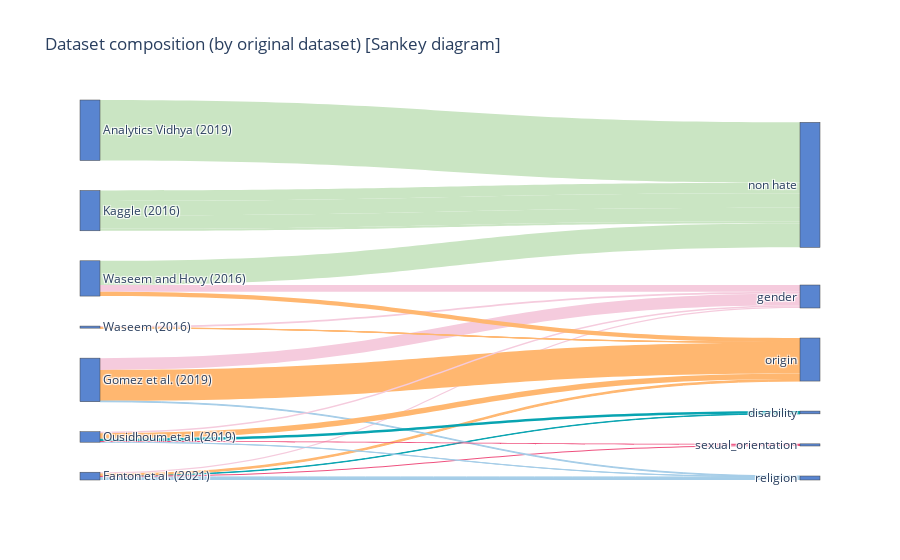

Notebook code cell kept with this figure:
### Code cell
df_unified_grouped = df_unified.groupby(['dataset_name', 'target', 'original_target']).count()
df_unified_grouped_table = df_unified_grouped.add_suffix('_Count').reset_index()

d_colors = {
    'deleted': '#EBEBEB', 
    'disability': '#08A4B1', 
    'gender': '#F5CBDD', 
    'non hate': '#CAE5C3', 
    'origin': '#FFB770', 
    'other': '#C3C7C9', 
    'religion': '#A5CDE8', 
    'sexual_orientation': '#EF517F'
}

d_name = dict([(y,x) for x,y in enumerate(sorted(set(df_unified_grouped_table['dataset_name'])))])
df_unified_grouped_table['dn'] = [d_name[key] for key in df_unified_grouped_table['dataset_name']]
d_target = dict([(y,x + max(df_unified_grouped_table['dn']) + 1) 
                 for x,y in enumerate(sorted(set(df_unified_grouped_table['target'])))])
df_unified_grouped_table['t'] = [d_target[key] for key in df_unified_grouped_table['target']]
df_unified_grouped_table['colors'] = [d_colors[key] for key in df_unified_grouped_table['target']]

fig = go.Figure(data=[go.Sankey(
    node = dict(
      pad = 30,
      thickness = 20,
      label =  [*d_name.keys(), *d_target.keys()],
      color = "#5985D0"
    ),
    link = dict(
      source =  df_unified_grouped_table.dn,
      target =  df_unified_grouped_table.t,
      value =  df_unified_grouped_table['text_Count'],
      color =  df_unified_grouped_table['colors']
        
))])

fig.update_layout(title_text="Dataset composition (by original dataset) [Sankey diagram]")
fig.show()

### Figure 1 — Plotly figure (JSON) as saved in the notebook; plotly's stock layout.template omitted (floating-point values rounded to 4 significant figures)
{"data": [{"link": {"color": ["#CAE5C3", "#08A4B1", "#F5CBDD", "#FFB770", "#FFB770", "#A5CDE8", "#A5CDE8", "#EF517F", "#F5CBDD", "#FFB770", "#A5CDE8", "#CAE5C3", "#CAE5C3", "#CAE5C3", "#CAE5C3", "#08A4B1", "#F5CBDD", "#FFB770", "#A5CDE8", "#EF517F", "#F5CBDD", "#FFB770", "#FFB770", "#F5CBDD", "#CAE5C3", "#FFB770"], "source": [0, 1, 1, 1, 1, 1, 1, 1, 2, 2, 2, 3, 3, 3, 3, 4, 4, 4, 4, 4, 5, 5, 5, 6, 6, 6], "target": [9, 7, 8, 10, 10, 11, 11, 12, 8, 10, 11, 9, 9, 9, 9, 7, 8, 10, 11, 12, 8, 10, 10, 8, 9, 10], "value": [27491, 175, 560, 637, 301, 418, 983, 465, 5347, 14118, 348, 4730, 6567, 6127, 881, 1089, 638, 2448, 68, 514, 814, 35, 88, 3090, 11000, 1939]}, "node": {"color": "#5985D0", "label": ["Analytics Vidhya (2019)", "Fanton et al. (2021)", "Gomez et al. (2019)", "Kaggle (2016)", "Ousidhoum et al. (2019)", "Waseem (2016)", "Waseem and Hovy (2016)", "disability", "gender", "non hate", "origin", "religion", "sexual_orientation"], "pad": 30, "thickness": 20}, "type": "sankey"}], "layout": {"title": {"text": "Dataset composition (by original dataset) [Sankey diagram]"}}}
